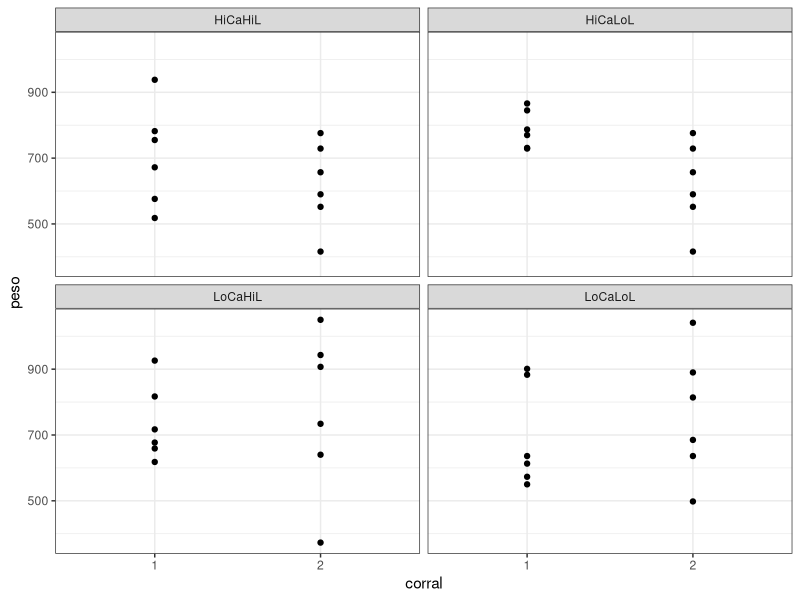

This figure's R source:
## ---- chunk 1
knitr::opts_chunk$set(echo = TRUE, warning = FALSE, message = FALSE, 
                      comment = NA, fig.align = "center", out.width = "75%")
## ---- chunk 2
# Librerías
library(readxl)
library(tidyverse)
## ---- chunk 3
pollos <- tibble(
          peso = c(573,636,883,550,613,901,1041,814,498,890,636,685,
                   618,926,717,677,659,817,943,640,373,907,734,1050,
                   731,845,866,729,770,787,416,729,590,552,776,657,
                   518,782,938,755,672,576,416,729,590,552,776,657),
          tratamiento = factor(rep(c("LoCaLoL", "LoCaHiL", "HiCaLoL","HiCaHiL"), each = 12)),
          corral = factor(rep(c("1", "2"), each = 6, times = 4))
        )
## ---- chunk 4
ggplot(pollos, aes(x = corral, y = peso))+
  geom_point()+
  facet_wrap(~tratamiento)+
  theme_bw()
## ---- chunk 5
# Modelo estimado
m1 <- lm(peso ~ tratamiento/corral, pollos)
summary(m1)
## ---- chunk 6
# Tabla ANOVA
anova <- aov(peso ~ tratamiento/corral, pollos)
summary(anova)
